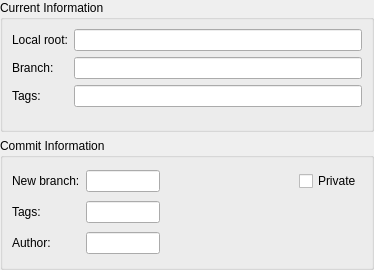
<?xml version="1.0" encoding="UTF-8"?>
<ui version="4.0">
 <class>Fossil::Internal::FossilCommitPanel</class>
 <widget class="QWidget" name="Fossil::Internal::FossilCommitPanel">
  <property name="geometry">
   <rect>
    <x>0</x>
    <y>0</y>
    <width>374</width>
    <height>270</height>
   </rect>
  </property>
  <layout class="QVBoxLayout" name="verticalLayout">
   <property name="leftMargin">
    <number>0</number>
   </property>
   <property name="topMargin">
    <number>0</number>
   </property>
   <property name="rightMargin">
    <number>0</number>
   </property>
   <property name="bottomMargin">
    <number>0</number>
   </property>
   <item>
    <widget class="QGroupBox" name="infoGroup">
     <property name="title">
      <string>Current Information</string>
     </property>
     <layout class="QFormLayout" name="formLayout">
      <property name="fieldGrowthPolicy">
       <enum>QFormLayout::ExpandingFieldsGrow</enum>
      </property>
      <item row="1" column="0">
       <widget class="QLabel" name="localRootLabel">
        <property name="text">
         <string>Local root:</string>
        </property>
       </widget>
      </item>
      <item row="1" column="1">
       <widget class="QLineEdit" name="localRootLineEdit">
        <property name="focusPolicy">
         <enum>Qt::NoFocus</enum>
        </property>
        <property name="readOnly">
         <bool>true</bool>
        </property>
       </widget>
      </item>
      <item row="2" column="0">
       <widget class="QLabel" name="currentBranchLabel">
        <property name="text">
         <string>Branch:</string>
        </property>
       </widget>
      </item>
      <item row="2" column="1">
       <widget class="QLineEdit" name="currentBranchLineEdit">
        <property name="focusPolicy">
         <enum>Qt::NoFocus</enum>
        </property>
        <property name="readOnly">
         <bool>true</bool>
        </property>
       </widget>
      </item>
      <item row="3" column="0">
       <widget class="QLabel" name="currentTagsLabel">
        <property name="text">
         <string>Tags:</string>
        </property>
       </widget>
      </item>
      <item row="3" column="1">
       <widget class="QLineEdit" name="currentTagsLineEdit">
        <property name="focusPolicy">
         <enum>Qt::NoFocus</enum>
        </property>
        <property name="readOnly">
         <bool>true</bool>
        </property>
       </widget>
      </item>
     </layout>
    </widget>
   </item>
   <item>
    <widget class="QGroupBox" name="editGroup">
     <property name="title">
      <string>Commit Information</string>
     </property>
     <layout class="QGridLayout" name="gridLayout_3">
      <item row="0" column="0">
       <widget class="QLabel" name="branchLabel">
        <property name="text">
         <string>New branch:</string>
        </property>
       </widget>
      </item>
      <item row="0" column="1">
       <widget class="QLineEdit" name="branchLineEdit"/>
      </item>
      <item row="0" column="2">
       <widget class="QLabel" name="invalidBranchLabel">
        <property name="minimumSize">
         <size>
          <width>50</width>
          <height>20</height>
         </size>
        </property>
        <property name="text">
         <string/>
        </property>
        <property name="pixmap">
         <pixmap resource="../projectexplorer/projectexplorer.qrc">:/projectexplorer/images/compile_error.png</pixmap>
        </property>
       </widget>
      </item>
      <item row="0" column="3">
       <widget class="QCheckBox" name="isPrivateCheckBox">
        <property name="toolTip">
         <string>Create a private check-in that is never synced.
Children of private check-ins are automatically private.
Private check-ins are not pushed to the remote repository by default.</string>
        </property>
        <property name="text">
         <string>Private</string>
        </property>
       </widget>
      </item>
      <item row="1" column="0">
       <widget class="QLabel" name="tagsLabel">
        <property name="text">
         <string>Tags:</string>
        </property>
       </widget>
      </item>
      <item row="1" column="1">
       <widget class="QLineEdit" name="tagsLineEdit">
        <property name="toolTip">
         <string>Tag names to apply; comma-separated.</string>
        </property>
       </widget>
      </item>
      <item row="2" column="0">
       <widget class="QLabel" name="authorLabel">
        <property name="text">
         <string>Author:</string>
        </property>
       </widget>
      </item>
      <item row="2" column="1">
       <widget class="QLineEdit" name="authorLineEdit"/>
      </item>
      <item row="2" column="2">
       <spacer name="horizontalSpacer">
        <property name="orientation">
         <enum>Qt::Horizontal</enum>
        </property>
        <property name="sizeHint" stdset="0">
         <size>
          <width>160</width>
          <height>20</height>
         </size>
        </property>
       </spacer>
      </item>
     </layout>
    </widget>
   </item>
  </layout>
 </widget>
 <resources>
  <include location="../projectexplorer/projectexplorer.qrc"/>
 </resources>
 <connections/>
</ui>
